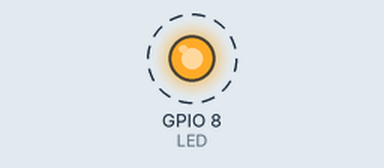
This sketch was run on a simulated ESP32-C3. Parts: output pins drawn as LEDs (lit = HIGH). Dashed ring = blinking.

Above: at 0.2 s.
Timing chart, 0 to 3.0 s (numbered marks = the images above):
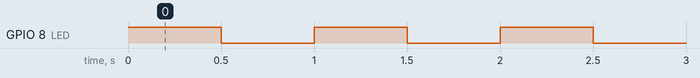

The sketch:

e1_led.ino
```cpp
// e1_led - 1Hz blink
#define LED 8  // Built-in LED on ESP32-C3 Super Mini

void setup() {
  pinMode(LED, OUTPUT);
}

void loop() {
  digitalWrite(LED, HIGH);
  delay(500);
  digitalWrite(LED, LOW);
  delay(500);
}
```

Measured:
- by itself, GPIO 8 (LED): alternates HIGH for 0.50 s and LOW for 0.50 s
